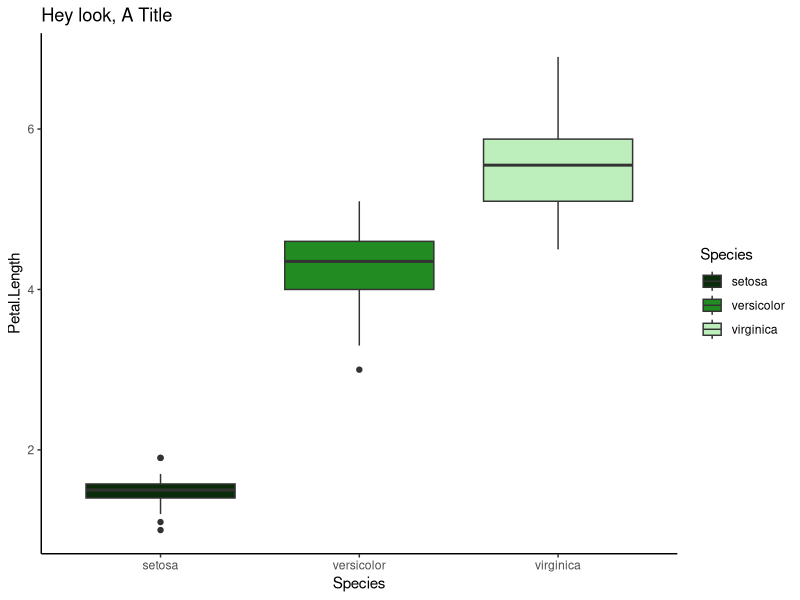

This figure's R source:
## ---- chunk 1
options(htmltools.dir.version = FALSE)
knitr::opts_chunk$set(warning = F,
                      message = F,
                      fit.retina = 3,
                      fig.align = "center")

hook_source <- knitr::knit_hooks$get('source')
knitr::knit_hooks$set(source = function(x, options) {
  x <- stringr::str_replace(x, "^[[:blank:]]?([^*].+?)[[:blank:]]*#<<[[:blank:]]*$", "*\\1")
  hook_source(x, options)
})
## ---- chunk 2
library(psych)
library(tidyverse)
library(broom)
## ---- chunk 3
ggplot(data = iris, aes(x = Species, y = Petal.Length)) +
  geom_boxplot(aes(fill = Species)) +
  scale_fill_manual(values = c("#0b2c0b", "#228b22", "#bdefbd")) +
  labs(title = "Hey look, A Title") +
  theme_classic()
